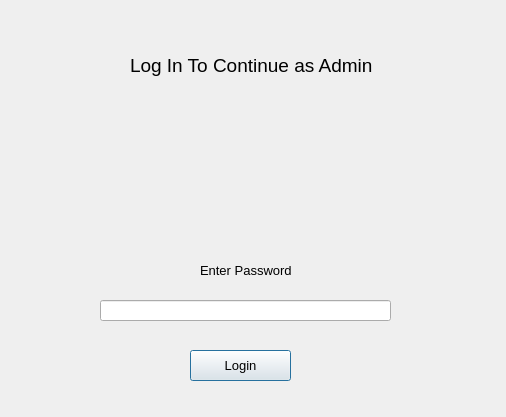
<?xml version="1.0" encoding="UTF-8"?>
<ui version="4.0">
 <class>AdminInterface</class>
 <widget class="QDialog" name="AdminInterface">
  <property name="geometry">
   <rect>
    <x>0</x>
    <y>0</y>
    <width>506</width>
    <height>417</height>
   </rect>
  </property>
  <property name="windowTitle">
   <string>Admin Login</string>
  </property>
  <widget class="QLabel" name="label">
   <property name="geometry">
    <rect>
     <x>130</x>
     <y>40</y>
     <width>261</width>
     <height>51</height>
    </rect>
   </property>
   <property name="font">
    <font>
     <pointsize>14</pointsize>
    </font>
   </property>
   <property name="text">
    <string>Log In To Continue as Admin</string>
   </property>
  </widget>
  <widget class="QLabel" name="label_2">
   <property name="geometry">
    <rect>
     <x>200</x>
     <y>250</y>
     <width>101</width>
     <height>41</height>
    </rect>
   </property>
   <property name="font">
    <font>
     <pointsize>10</pointsize>
    </font>
   </property>
   <property name="text">
    <string>Enter Password</string>
   </property>
   <property name="buddy">
    <cstring>lineEdit_admin</cstring>
   </property>
  </widget>
  <widget class="QLineEdit" name="lineEdit_admin">
   <property name="geometry">
    <rect>
     <x>100</x>
     <y>300</y>
     <width>291</width>
     <height>21</height>
    </rect>
   </property>
   <property name="echoMode">
    <enum>QLineEdit::Password</enum>
   </property>
  </widget>
  <widget class="QLabel" name="login_icon">
   <property name="geometry">
    <rect>
     <x>170</x>
     <y>90</y>
     <width>151</width>
     <height>141</height>
    </rect>
   </property>
   <property name="text">
    <string/>
   </property>
  </widget>
  <widget class="QPushButton" name="login_btn">
   <property name="geometry">
    <rect>
     <x>190</x>
     <y>350</y>
     <width>101</width>
     <height>31</height>
    </rect>
   </property>
   <property name="font">
    <font>
     <pointsize>10</pointsize>
    </font>
   </property>
   <property name="text">
    <string>Login</string>
   </property>
  </widget>
 </widget>
 <resources/>
 <connections/>
</ui>
